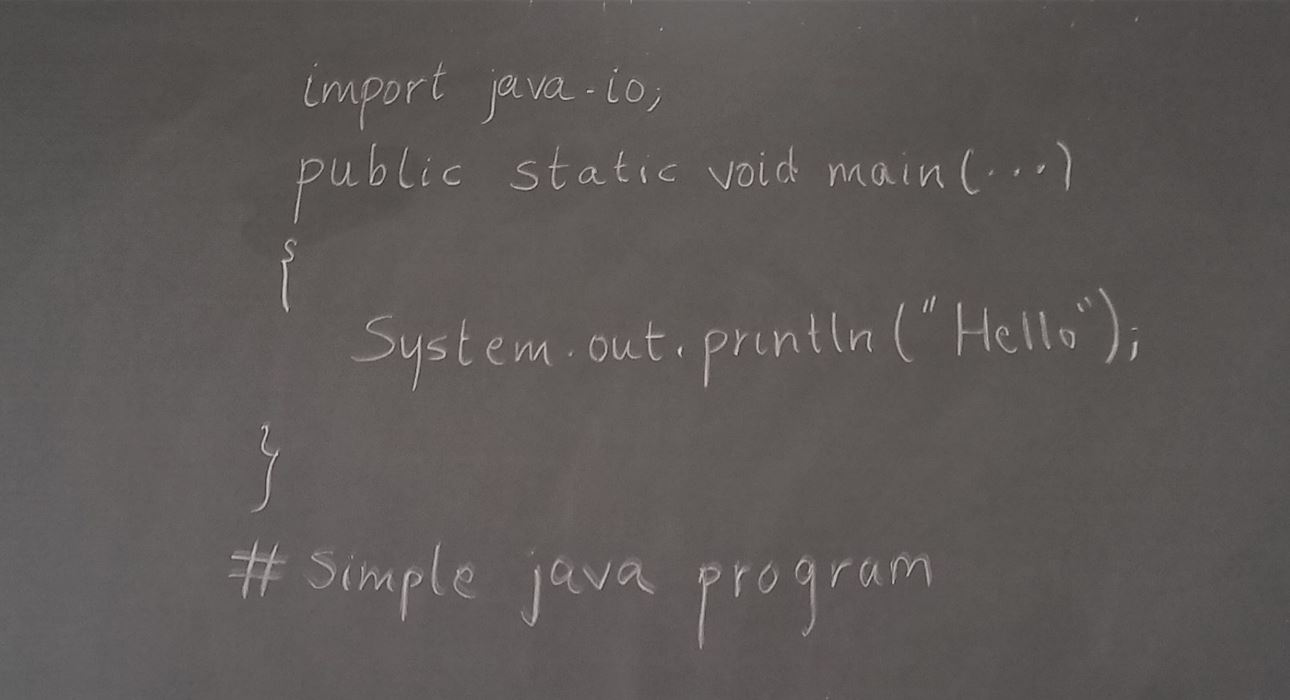
#> input picture INPUTS/1.jpg, 1290 x 700 px
$ python watershed.py INPUTS/1.jpg
#> lines starting #> are read from the running program, lines starting #| are printed output that depends on the picture; after the words box and inside, x2 and y2 are one past the last pixel; in counts of white or black regions, pixels touching at a corner belong together
import numpy as np
import cv2
import sys
from matplotlib import pyplot as plt

a=sys.argv[1]

img = cv2.imread(a)
#> img is the input picture: shape (700, 1290, 3); mean B, G, R 87.5, 89.5, 94

gray = cv2.cvtColor(img,cv2.COLOR_BGR2GRAY)


ret, thresh = cv2.threshold(gray,0,255,cv2.THRESH_BINARY+cv2.THRESH_OTSU)
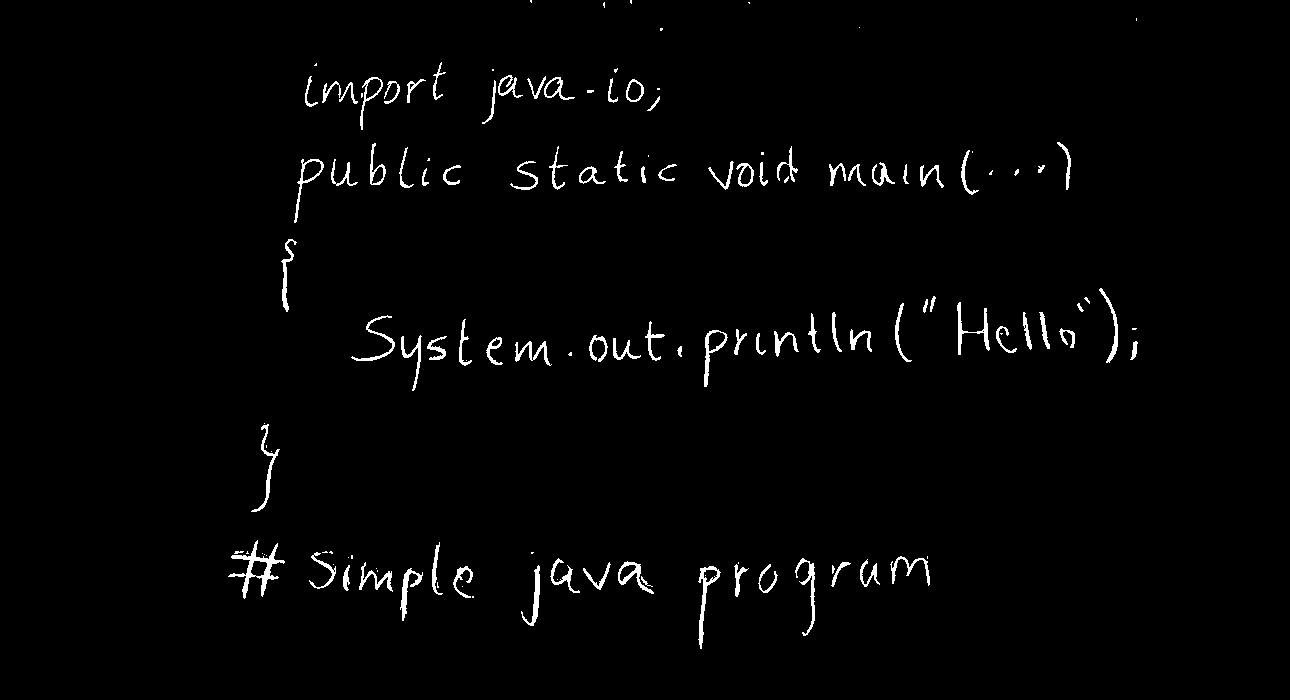
#> thresh: shape (700, 1290); 1.7% white; 136 white regions (47 under 20 px), largest, box (x1, y1, x2, y2) and area: (228, 540, 285, 599) 768, (698, 566, 721, 649) 438, (957, 302, 990, 355) 382
#> ret = 119

# noise removal
kernel = np.ones((1,1),np.uint8)
opening = cv2.morphologyEx(thresh,cv2.MORPH_OPEN,kernel, iterations = 4)

'''
kernel = np.ones((4,4),np.uint8)
erosion = cv2.erode(opening,kernel,iterations = 1)
ret, er = cv2.threshold(erosion,0,255,cv2.THRESH_BINARY_INV+cv2.THRESH_OTSU)
'''
a=a[::-1]
c1='.'
c2='\\'
b=a[a.find(c1)+1:a.find(c2)]
b=b[::-1]
cv2.imwrite('D:\Project\\LineSeg_img\\'+b+'.jpg',opening)
rt = open('D:\\Project\\'+b+'.txt',"a")
rt.close()

$ run again, on INPUTS/11.jpg
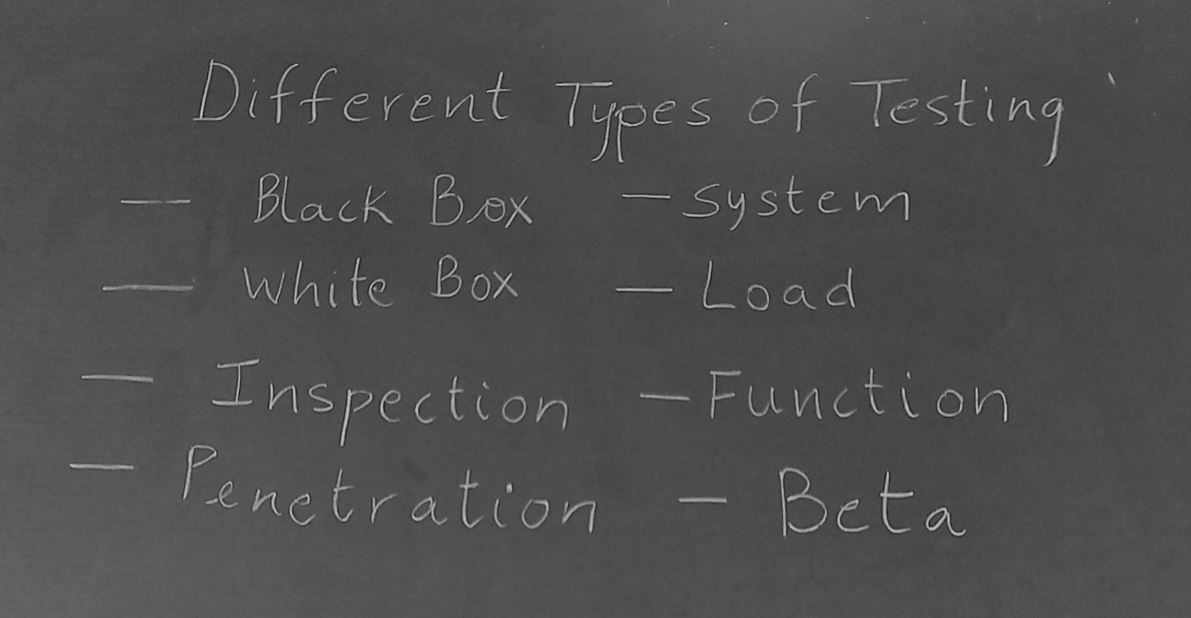
#> input picture INPUTS/11.jpg, 1191 x 618 px
#> img is the input picture: shape (618, 1191, 3); min 22, max 207, mean 77.9
#> `ret, thresh = cv2.threshold(gray,0,255,cv2.THRESH_BINARY+cv2.THRESH_OT..`:
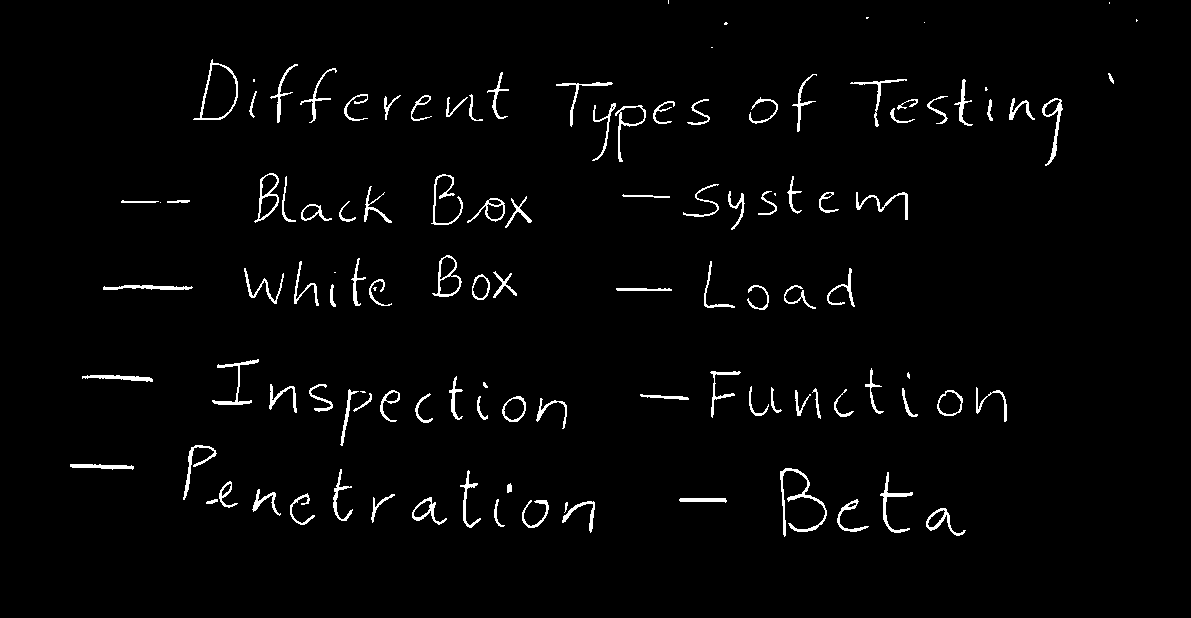
#> thresh: shape (618, 1191); 2.4% white in thin lines or dots, all inside (x1, y1, x2, y2) = (70, 0, 1138, 537)
#> ret = 110

$ run again, on INPUTS/12.jpg
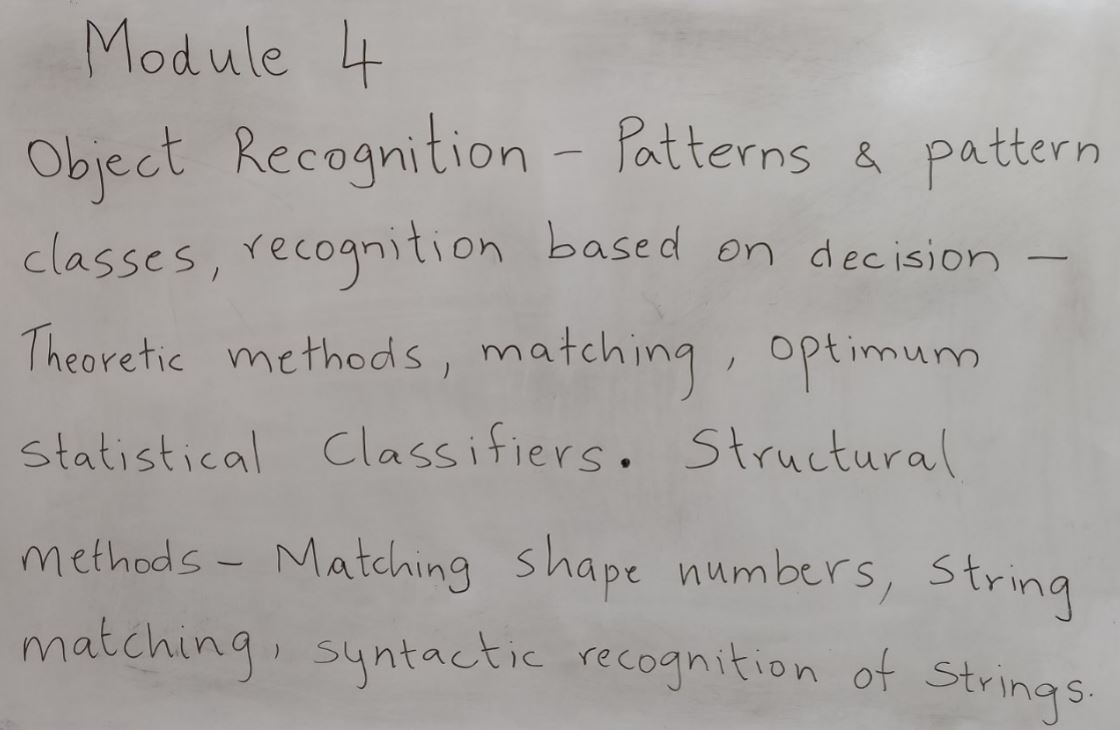
#> input picture INPUTS/12.jpg, 1120 x 730 px
#> img is the input picture: shape (730, 1120, 3); mean B, G, R 161.4, 164.2, 167.8
#> `ret, thresh = cv2.threshold(gray,0,255,cv2.THRESH_BINARY+cv2.THRESH_OT..`:
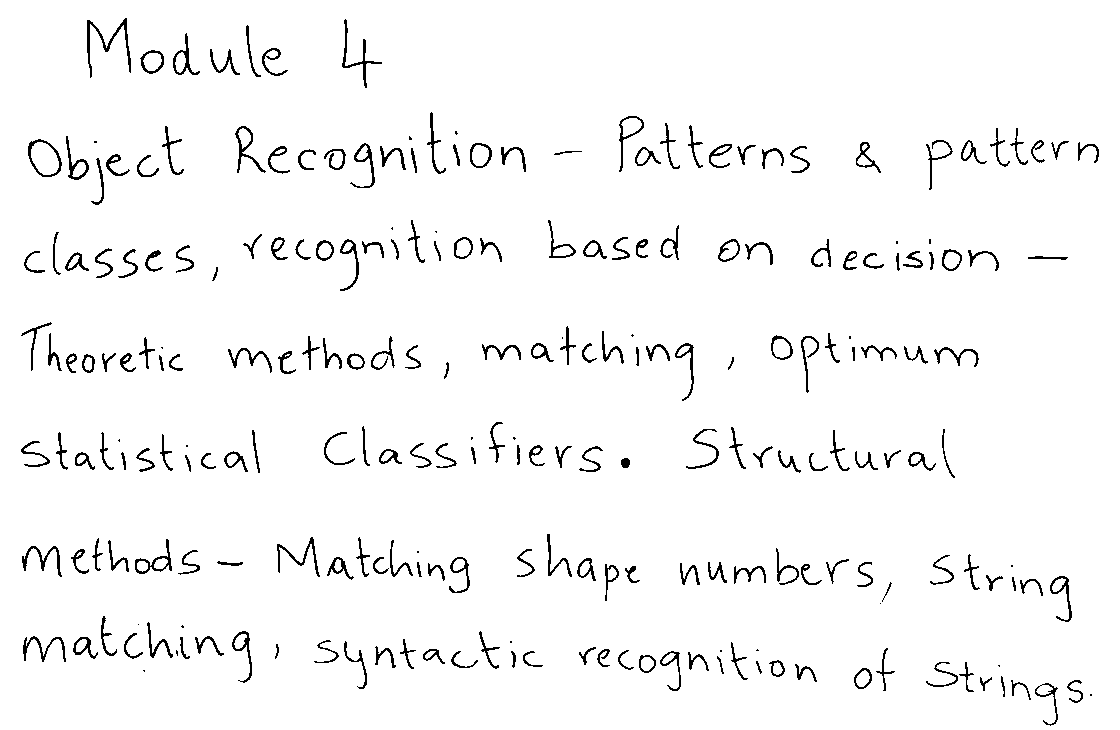
#> thresh: shape (730, 1120); 96.6% white; black in thin lines or dots
#> ret = 126

$ run again, on INPUTS/13.jpg
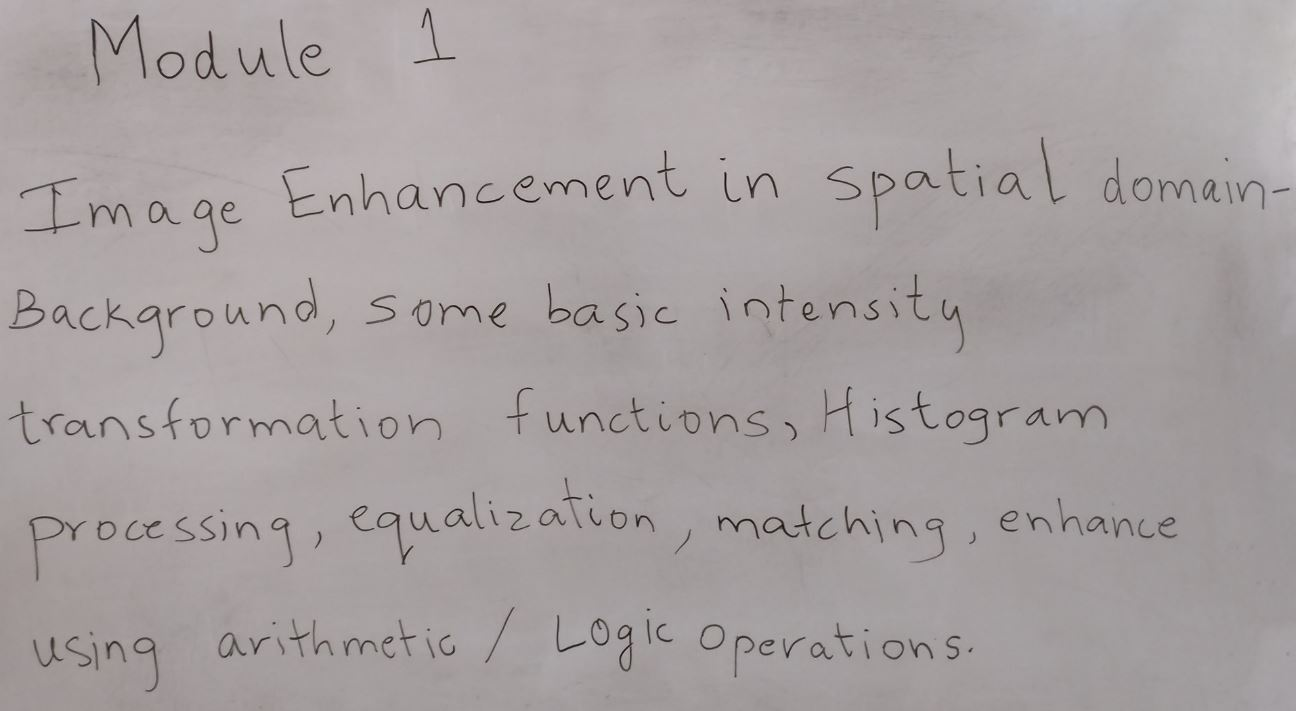
#> input picture INPUTS/13.jpg, 1296 x 711 px
#> img is the input picture: shape (711, 1296, 3); mean B, G, R 160.4, 159.9, 166.8
#> `ret, thresh = cv2.threshold(gray,0,255,cv2.THRESH_BINARY+cv2.THRESH_OT..`:
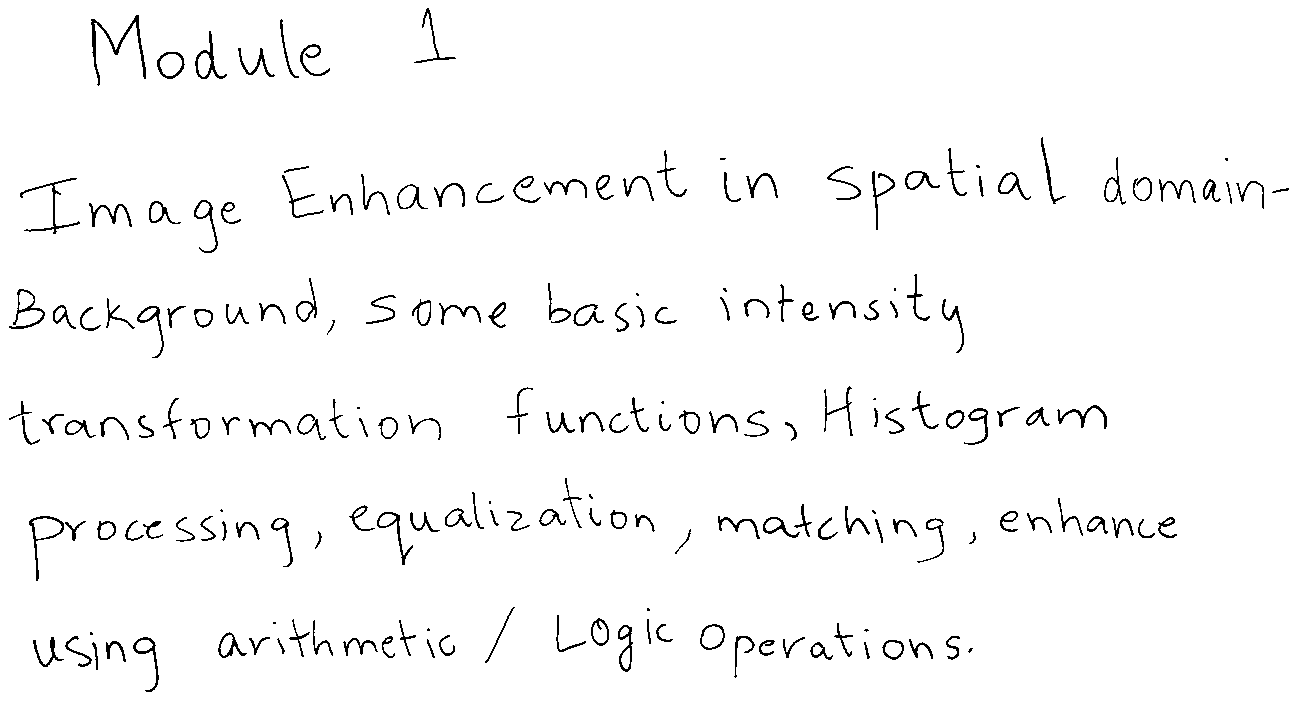
#> thresh: shape (711, 1296); 97.4% white; black in thin lines or dots
#> ret = 124
